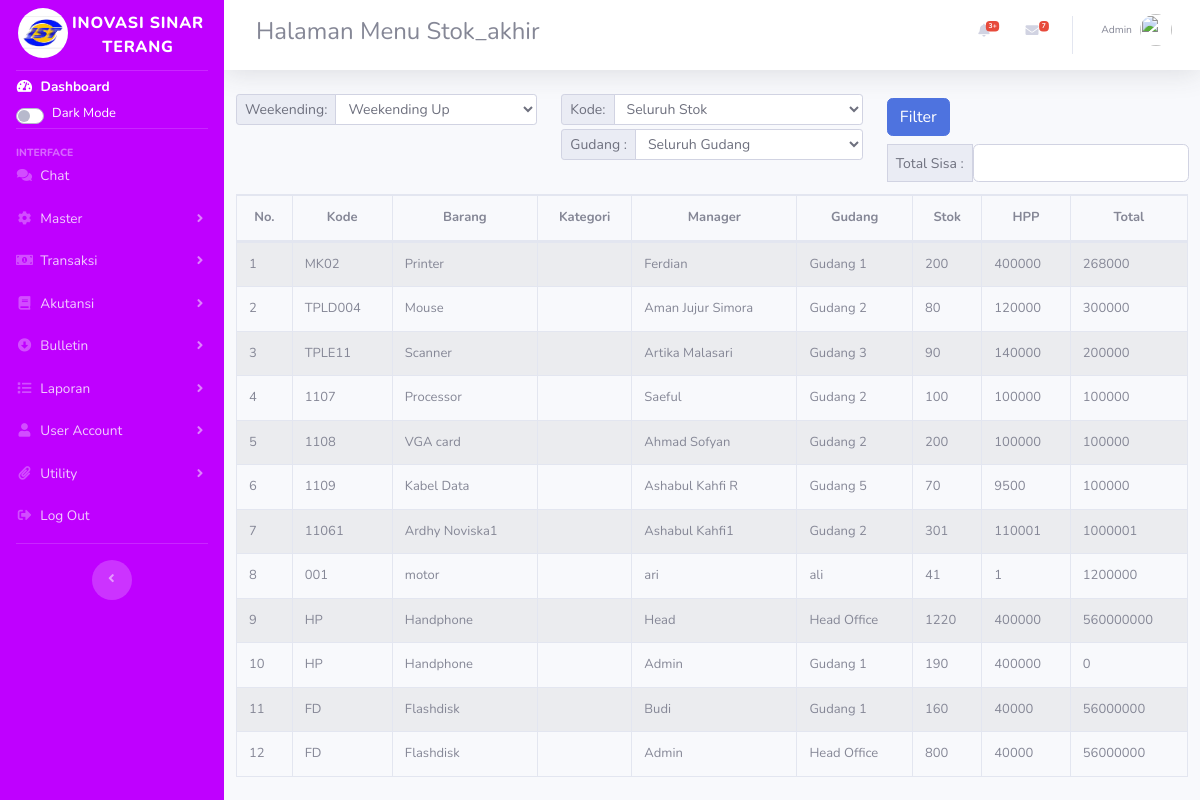
Page /index.php/kartu_stok on the committed database.
### tables this page shows
CREATE TABLE `produk` (
  `id` int(11) NOT NULL,
  `nama` varchar(50) NOT NULL,
  `kode` varchar(50) NOT NULL,
  `kategori` varchar(50) NOT NULL,
  `manager` varchar(50) NOT NULL,
  `gudang` varchar(50) NOT NULL,
  `qty` varchar(50) NOT NULL,
  `unitbagus` varchar(50) NOT NULL,
  `unitrusak` varchar(50) NOT NULL,
  `hpp` varchar(50) NOT NULL,
  `sebelumpajak` varchar(50) NOT NULL,
  `ppn` varchar(50) NOT NULL,
  `setelahpajak` varchar(50) NOT NULL,
  `hargasetoran` varchar(50) NOT NULL,
  `jumlah` varchar(50) NOT NULL,
  `image` varchar(255) NOT NULL DEFAULT 'default.jpg',
  `kode_id` varchar(50) NOT NULL
);

### application/controllers/Kartu_stok.php (called while the page is built, shortened)
<?php
class Kartu_stok extends CI_Controller {
    public function __construct(){
        $this->load->model('m_barang');
        $this->load->library('form_validation');
    }
    public function index(){
        $topik['judul'] = 'Halaman Menu Stok_akhir';
        $data['produk'] = $this->m_barang->get_by_role();
        $this->load->view('templates/header',$topik);
        $this->load->view('kartustok/index',$data);
        $this->load->view('templates/footer');
    }
}

### index.php (called while the page is built, shortened)
<?php
require_once BASEPATH.'core/CodeIgniter.php';

### application/models/M_barang.php (called while the page is built, shortened)
<?php defined('BASEPATH') OR exit('No direct script access allowed');
class M_barang extends CI_Model
{
    public function get_by_role(){
        $this->db->select('produk.*, tbl_category.name as nm_kategori');
        $this->db->from('produk, tbl_category');
        $this->db->where('produk.kategori=tbl_category.kode');
        $query = $this->db->get();
        return $query->result_array();
    }
}

### application/views/kartustok/index.php (the view, shortened to what this page needs)
<div class="content-wrapper col-12">
<section class="content-header ml mt-2 auto">
<div class="row mt-3 mb-2">
    <div class="col-lg-4">
        <form action="" method="post">
            <div class="input-group input-group-sm">
                <div class="input-group-prepend">
                    <label for="weekending" class="input-group-text">Weekending:</label>
                </div>
                <select name="" id="" class="form-control">
                    <option value="">Weekending Up</option>
                </select>
            </div>
        </form>
    </div>
    <div class="col-lg-4">
    <form action="" method="post">
            <div class="input-group input-group-sm">
                <div class="input-group-prepend">
                    <label for="weekending" class="input-group-text">Kode:</label>
                </div>
                <select name="" id="" class="form-control">
                    <option value="">Seluruh Stok</option>
                </select>
            </div>
            <div class="input-group input-group-sm mt-1 mb-1">
                <div class="input-group-prepend">
                    <label for="noinv" class="input-group-text">Gudang :</label>
                </div>
                <select name="" id="" class="form-control">
                    <option value="">Seluruh Gudang</option>
                </select>
            </div>
        </form>
            </div>
            <div class="col-lg-4">
            <div class="input-group input-group-sm mt-1 mb-1">
                <div class="">
                    <button class="btn btn-primary">Filter</button>
                </div>
                <div class="input-group-prepend">
                    <label for="noinv" class="input-group-text mt-2">Total Sisa :</label>
                    <input type="text" class="form-control mt-2">
                </div>
            </div>
            </div>
    </div>
<table id="mytable" class="table table-striped table-bordered table-hover table-full-width dataTable" cellspacing="0" width="" style="font-size: small;">
        <thead>
            <tr style="text-align:center;">
                <th>No.</th>
                <th>Kode</th>
                <th>Barang</th>
                <th>Kategori</th>
                <th>Manager</th>
                <th>Gudang</th>
                <th>Stok</th>
                <th>HPP</th>
                <th>Total</th>
            </tr>
        </thead>
        <tbody>
            <?php $i=1;?>
            <?php foreach ($produk as $erp): ?>
            <tr>
                <td width="">
                    <?php echo $i;?>
                </td>
                <td>
                    <?php echo $erp['kode'] ?>
                </td>
                <td width="">
                    <?php echo $erp['nama'] ?>
                </td>
                <td>
                </td>
                <td>
                    <?php echo $erp['manager'] ?>
                </td>
                <td>
                    <?php echo $erp['gudang'] ?>
                </td>
                <td class="">
                    <?php echo $erp['qty']?>
                </td>
                <td class="">
                    <?php echo $erp['hpp']?>
                </td>
                <td class="">
                    <?php echo $erp['jumlah']?>
                </td>
            </tr>
            <?php $i++;?>
            <?php endforeach; ?>
        </tbody>
    </table>
    </div>
</div>

### rows in the picture
produk: kode "MK02", nama "Printer", manager "Ferdian", gudang "Gudang 1", qty "200", hpp "400000", jumlah "268000"
produk: kode "TPLD004", nama "Mouse", manager "Aman Jujur Simora", gudang "Gudang 2", qty "80", hpp "120000", jumlah "300000"
produk: kode "TPLE11", nama "Scanner", manager "Artika Malasari", gudang "Gudang 3", qty "90", hpp "140000", jumlah "200000"
produk: kode "1107", nama "Processor", manager "Saeful", gudang "Gudang 2", qty "100", hpp "100000", jumlah "100000"
produk: kode "1108", nama "VGA card", manager "Ahmad Sofyan", gudang "Gudang 2", qty "200", hpp "100000", jumlah "100000"
produk: kode "1109", nama "Kabel Data", manager "Ashabul Kahfi R", gudang "Gudang 5", qty "70", hpp "9500", jumlah "100000"
produk: kode "11061", nama "Ardhy Noviska1", manager "Ashabul Kahfi1", gudang "Gudang 2", qty "301", hpp "110001", jumlah "1000001"
produk: kode "001", nama "motor", manager "ari", gudang "ali", qty "41", hpp "1", jumlah "1200000"
produk: kode "HP", nama "Handphone", manager "Head", gudang "Head Office", qty "1220", hpp "400000", jumlah "560000000"
produk: kode "HP", nama "Handphone", manager "Admin", gudang "Gudang 1", qty "190", hpp "400000", jumlah "0"
produk: kode "FD", nama "Flashdisk", manager "Budi", gudang "Gudang 1", qty "160", hpp "40000", jumlah "56000000"
produk: kode "FD", nama "Flashdisk", manager "Admin", gudang "Head Office", qty "800", hpp "40000", jumlah "56000000"

### other values in the picture
$judul "Halaman Menu Stok_akhir"
